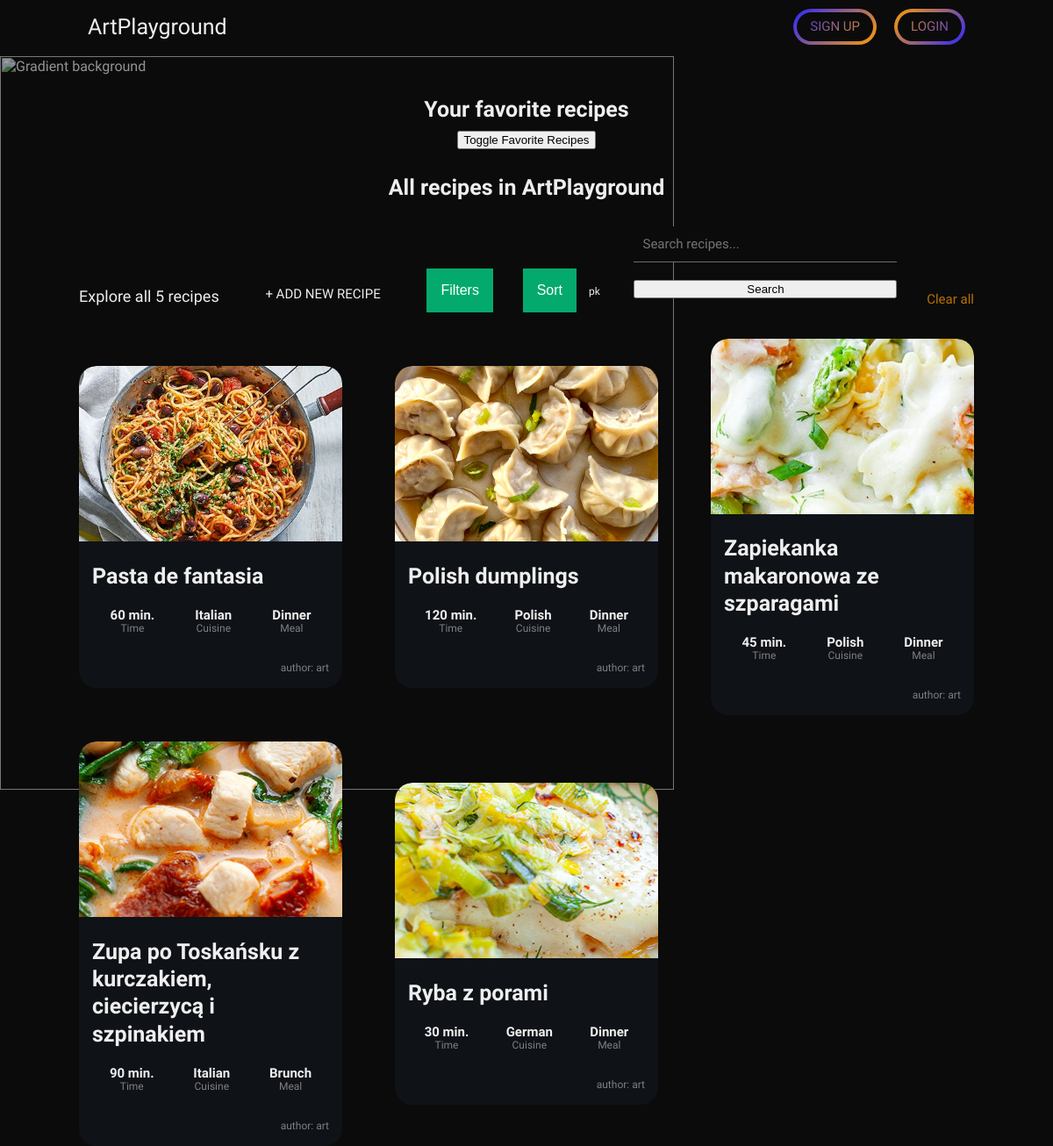
The app's page /recipes/ with its own data.
### recipes/models.py (models this page shows, shortened)
class Recipe(models.Model):
    recipe_author = models.ForeignKey(User, on_delete=models.CASCADE, default=None)
    recipe_name = models.CharField(max_length=250)
    time = models.IntegerField()  # hours - 1,5 should give user 1h30min
    cuisine = models.CharField(choices=CUISINE_COUNTRIES, max_length=50)
    meal_type = models.CharField(choices=MEALS, max_length=50)
    recipe_image = models.ImageField(upload_to="recipes/")
    average_rating = models.DecimalField(default=0, max_digits=3, decimal_places=2)
    total_ratings = models.PositiveIntegerField(default=0)

### recipes/views.py (the view)
# urls.py: path("recipes/", include("recipes.urls"))
def recipes(request):
    sort_by = request.GET.get('sort_by', 'pk')
    allowed_sorting = ['pk', 'recipe_name', 'average_rating']
    if sort_by not in allowed_sorting:
        sort_by = 'pk'
    cuisine_filter = request.GET.get('cuisine', '')
    meal_filter = request.GET.get('meal_type', '')
    search_query = request.GET.get('q', '')
    recipes_queryset = Recipe.objects.select_related('recipe_author').prefetch_related('ingredient_set', 'instruction_set')
    if sort_by == 'recipe_name':
        recipes_queryset = recipes_queryset.order_by('recipe_name')
    elif sort_by == 'average_rating':
        recipes_queryset = recipes_queryset.order_by('-average_rating')
    if cuisine_filter:
        recipes_queryset = recipes_queryset.filter(cuisine=cuisine_filter)
    if meal_filter:
        recipes_queryset = recipes_queryset.filter(meal_type=meal_filter)
    if search_query:
        recipes_queryset = recipes_queryset.filter(
            Q(ingredient__name__icontains=search_query) |
            Q(instruction__description__icontains=search_query) |
            Q(recipe_name__icontains=search_query)
        ).distinct()
    recipes = recipes_queryset.all()
    recipes_counter = recipes.count()
    get_fav_recipes = Favorite_recipe.objects.select_related('user').values('recipe')
    favorite_recipes = Recipe.objects.filter(pk__in=get_fav_recipes)
    favorite_recipes_counter = favorite_recipes.count()
    context = {'recipes': recipes,
               'recipes_counter': recipes_counter,
               "favorite_recipes":favorite_recipes,
               "favorite_recipes_counter":favorite_recipes_counter,
               "sort_by":sort_by,
               "cuisine_filter": cuisine_filter,
               "meal_filter": meal_filter,
               'search_query': search_query,
               }
    return render(request, "recipes/index.html", context)

### recipes/templates/recipes/index.html (shortened to what this page needs)
<head>
</head>
{% extends 'base_layout.html' %}  {% block content %}
<h3>Your favorite recipes</h3>
<center><button id="toggleFavoriteRecipes">Toggle Favorite Recipes</button></center>
<br/>
<h3>All recipes in ArtPlayground</h3>
<section class="center-page recipes-list">
    <div class="recipe-add">
        <h4>Explore all {{recipes_counter}} recipes</h4>
        <div class="button btn-g-blue"><div class="ahref--bg"><a href="{% url 'add_recipe' %}">+ Add new recipe</a></div></div>
        <div class="dropdown">
            <button class="dropbtn">Filters</button>
        </div>
        <div class="dropdown">
            <button class="dropbtn">Sort</button>
            {% if sort_by %}
                <span class="selected-filter">{{ sort_by }}</span>
            {% endif %}
        </div>
        <form method="GET" action="{% url 'recipes' %}">
            <input type="text" name="q" placeholder="Search recipes..." value="{{ search_query }}">
            <button type="submit">Search</button>
        </form>
        <a href="{% url 'recipes' %}" class="link link-orange">Clear all</a>
    </div>
    {% for recipe in recipes %}
    <div class="recipes-list__item">
        <a href="recipe-detail/{{ recipe.pk }}">
        <div class="recipes-list__item__img" style="background-image: url('/recipes{{ recipe.recipe_image.url}}');"></div>
        <div class="recipes-list__item__data">
            <h3><strong>{{ recipe.recipe_name }}</strong></h3>
            <div class="recipes-list__item__data__group">
                <span class="value">{{ recipe.time }} min.</span>
                <span class="label">Time</span>
                <span class="value">{{ recipe.cuisine }}</span>
                <span class="label">Cuisine</span>
                <span class="value">{{ recipe.meal_type }}</span>
                <span class="label">Meal</span>
            </div>
            <p><small>author: {{ recipe.recipe_author.username }}</small></p>
        </div>
        </a>
    </div>
    {% endfor %}
</section>
{% endblock %}

### general/templates/general/base_layout.html (shortened to what this page needs)
{% load static %}
<!DOCTYPE html>
<html>
  <head>
    <link rel="stylesheet" href="{% static 'css/style.css' %}">
  </head>
  <body>
    <header class="{% block header_class %}{% endblock %}">
      <nav class="menu-nav">
        <a href="{% url 'mainpage' %}" class="menu-item">ArtPlayground</a>
      </nav>
      <nav class="profile-nav">
        {% if user.is_authenticated %}
        Hello, {{user.username}}!
        <div class="button btn-blue"><div class="ahref--bg"><a href="{% url 'logout' %}">Logout</a></div></div>
        {% else %}
        <div class="button btn-yelpur-rev"><div class="ahref--bg"><a href="{% url 'register' %}">Sign up</a></div></div>
        <div class="button btn-yelpur"><div class="ahref--bg"><a href="{% url 'login' %}">Login</a></div></div>
        {% endif %}
      </nav>
    </header>
    <main>
      {% block content %}{% endblock %}
    </main>
  </body>
</html>

### static/css/style.css (style rules this page uses)
body { background-color: #0B0B0B; color: #EEE; font-family: "Ubuntu", sans-serif; padding: 0; margin: 0; }
body main { position: relative; top: 30px; left: 0; padding-top: 70px; }
body main > h1, body main > h2, body main > h3, body main > h4 { text-align: center; }
body h1, body h2, body h3, body h4 { text-decoration: none; line-height: 1.25em; margin: 0.35em 0; color: #EEE; }
body h3 { font-size: 25px; }
body h4 { font-size: 18px; font-weight: 300; }
body span, body p { font-size: 15px; }
body small { font-size: 12px; color: rgba(237, 237, 237, 0.5); }
body a { line-height: 15px; color: #EEE; text-decoration-color: #ff9d00; }
.center-page { display: flex; flex-direction: column; align-items: center; }
.button { width: max-content; padding: 4px 4px; border-radius: 24px; mask-image: paint(smooth-corners); -webkit-mask-image: paint(smooth-corners); }
.button .ahref--bg, .button .button--bg { padding: 9px 0px; background-color: #0B0B0B; border-radius: 24px; mask-image: paint(smooth-corners); -webkit-mask-image: paint(smooth-corners); }
.button .ahref--bg a, .button .ahref--bg button, .button .button--bg a, .button .button--bg button { padding: 15px 15px; font-size: 15px; text-transform: uppercase; font-weight: 500; text-decoration: none; }
.button.btn-yelpur { background: linear-gradient(135deg, #ff9d00, #2D27FF); }
.button.btn-yelpur a, .button.btn-yelpur button { background: linear-gradient(135deg, #ff9d00, #2D27FF); -webkit-background-clip: text; -webkit-text-fill-color: transparent; }
.button.btn-yelpur-rev { background: linear-gradient(135deg, #2D27FF, #ff9d00); }
.button.btn-yelpur-rev a, .button.btn-yelpur-rev button { background: linear-gradient(135deg, #2D27FF, #ff9d00); -webkit-background-clip: text; -webkit-text-fill-color: transparent; }
.link, .link-left, .link-right { text-decoration: none; opacity: 0.7; font-size: 15px; padding: 7px 0; }
.link-orange { color: #ff9d00; }
form { display: grid; grid-template-columns: 1fr; grid-template-rows: auto; row-gap: 20px; }
header { display: flex; justify-content: space-between; align-items: center; position: fixed; width: calc(100% - 200px); padding: 10px 100px; background: #0B0B0B; height: 40px; z-index: 100; }
header nav.menu-nav { display: flex; column-gap: 20px; }
header nav.menu-nav a { text-decoration: none; font-size: 25px; line-height: 25px; }
header .menu-item { justify-self: flex-start; }
header .profile-nav { display: flex; justify-content: center; align-items: center; column-gap: 20px; }
input, input:active, input:focus, input:focus-visible, input:target, input:-webkit-autofill:focus, input:-webkit-autofill { background-color: #0B0B0B; color: #EEE; border: none; outline: none; border-bottom: 1px solid rgba(255, 255, 255, 0.4); line-height: 40px; font-size: 15px; padding: 0 10px; font-family: "Ubuntu", sans-serif; }
input { min-width: 300px; }
input ::placeholder { font-size: 15px; color: rgba(255, 255, 255, 0.4); }
.recipes-list { position: relative; top: 20px; max-width: 1200px; margin: 0 auto; display: grid; grid-template-columns: repeat(3, 300px); justify-content: center; column-gap: 60px; row-gap: 30px; }
.recipes-list .recipe-add { grid-column: 1/4; display: flex; justify-content: space-between; align-items: flex-end; }
.recipes-list__item { background-color: #0F1217; border-radius: 20px; overflow: hidden; }
.recipes-list__item a { text-decoration: none; }
.recipes-list__item__img { background-size: cover; background-repeat: no-repeat; background-position: center; border-radius: 20px 20px 0 0; width: 300px; min-height: 200px; height: auto; }
.recipes-list__item__data { padding: 15px; }
.recipes-list__item__data__group { margin-top: 22px; display: grid; grid-template-rows: 1fr 1fr; grid-auto-flow: column; column-gap: 5px; text-align: center; }
.recipes-list__item__data__group .value { font-weight: 600; }
.recipes-list__item__data__group .label { font-size: 12px; color: rgba(237, 237, 237, 0.5); }
.recipes-list__item__data p { margin: 0; margin-top: 30px; text-align: right; }

### recipes/templates/recipes/index.html (style rules this page uses)
.dropbtn { background-color: #04AA6D; color: white; padding: 16px; font-size: 16px; border: none; }
.dropdown { position: relative; display: inline-block; }
.selected-filter { text-color: black; padding: 2px 5px; margin-left: 5px; border-radius: 3px; font-size: 12px; }

### records on screen
Recipe: recipe_image (picture), recipe_name "Pasta de fantasia", time "60", cuisine "Italian", meal_type "Dinner", recipe_author.username "art"
Recipe: recipe_image (picture), recipe_name "Polish dumplings", time "120", cuisine "Polish", meal_type "Dinner", recipe_author.username "art"
Recipe: recipe_image (picture), recipe_name "Zapiekanka makaronowa ze szparagami", time "45", cuisine "Polish", meal_type "Dinner", recipe_author.username "art"
Recipe: recipe_image (picture), recipe_name "Zupa po Toskańsku z kurczakiem, ciecierzycą i szpinakiem", time "90", cuisine "Italian", meal_type "Brunch", recipe_author.username "art"
Recipe: recipe_image (picture), recipe_name "Ryba z porami", time "30", cuisine "German", meal_type "Dinner", recipe_author.username "art"

### other values on screen
{{ recipes_counter }} "5"
{{ sort_by }} "pk"
